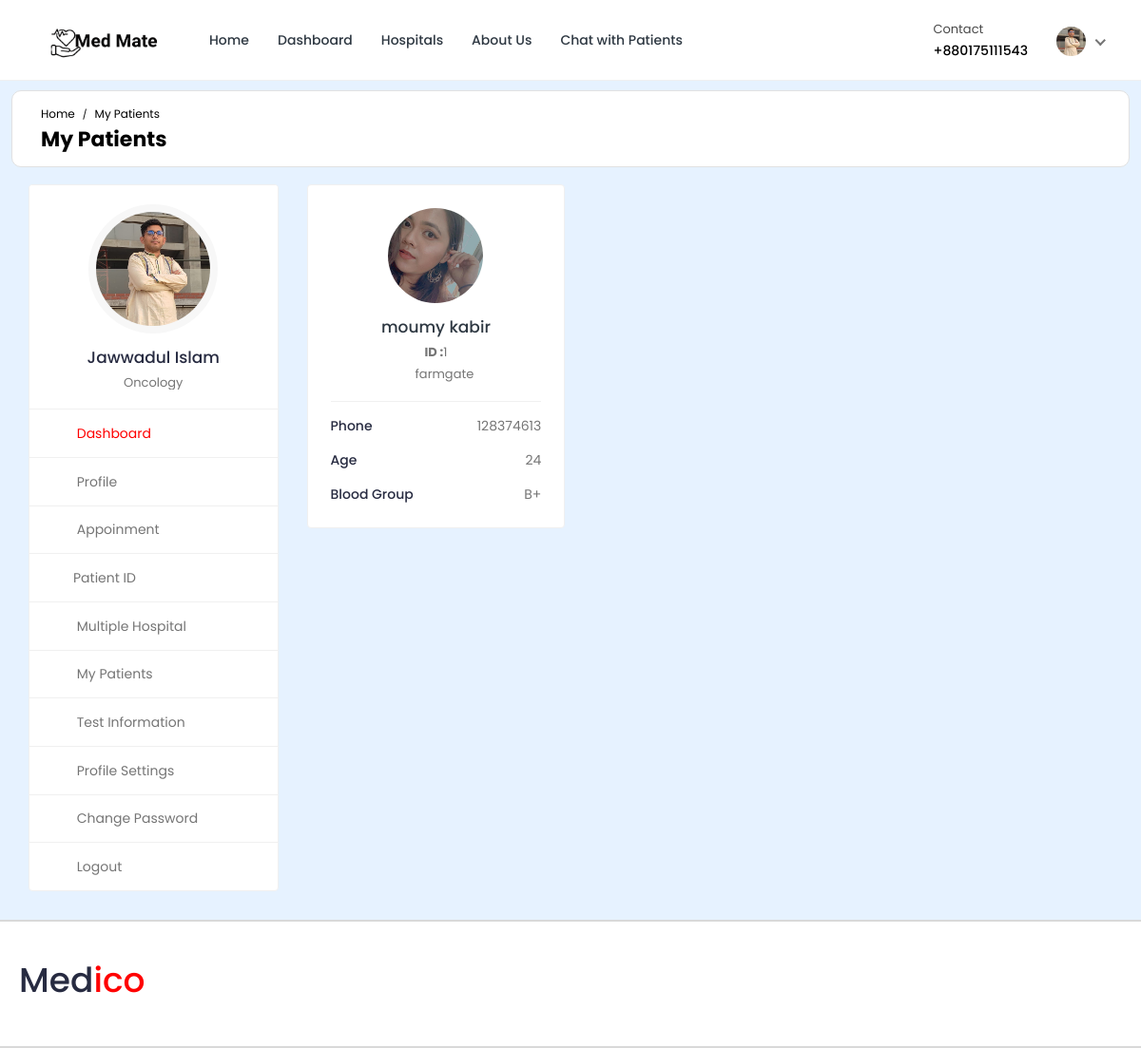
Page /doctor/my-patients/ (signed in) on the committed database.
### doctor/models.py (models this page shows, shortened)
class Doctor_Information(models.Model):
    DOCTOR_TYPE = (
        ('Cardiologists', 'Cardiologists'),
        ('Neurologists', 'Neurologists'),
        ('Pediatricians', 'Pediatricians'),
        ('Physiatrists', 'Physiatrists'),
        ('Dermatologists', 'Dermatologists'),
    )
    doctor_id = models.AutoField(primary_key=True)
    user = models.OneToOneField(User, on_delete=models.CASCADE, null=True, blank=True, related_name='profile')
    name = models.CharField(max_length=200, null=True, blank=True)
    username = models.CharField(max_length=200, null=True, blank=True)
    gender = models.CharField(max_length=200, null=True, blank=True)
    description = models.TextField(max_length=1000, null=True, blank=True)
    department = models.CharField(max_length=200, choices=DOCTOR_TYPE, null=True, blank=True)
    department_name = models.ForeignKey(hospital_department, on_delete=models.SET_NULL, null=True, blank=True)
    specialization = models.ForeignKey(specialization, on_delete=models.SET_NULL, null=True, blank=True)
    featured_image = models.ImageField(upload_to='doctors/', default='doctors/user-default.png', null=True, blank=True)
    certificate_image = models.ImageField(upload_to='doctors_certificate/', default='doctors_certificate/default.png', null=True, blank=True)
    email = models.EmailField(max_length=200, null=True, blank=True)
    phone_number = models.CharField(max_length=200, null=True, blank=True)
    nid = models.CharField(max_length=200, null=True, blank=True)
    visiting_hour = models.CharField(max_length=200, null=True, blank=True)
    consultation_fee = models.IntegerField(null=True, blank=True)
    report_fee = models.IntegerField(null=True, blank=True)
    dob = models.CharField(max_length=200, null=True, blank=True)
    institute = models.CharField(max_length=200, null=True, blank=True)
    degree = models.CharField(max_length=200, null=True, blank=True)
    completion_year = models.CharField(max_length=200, null=True, blank=True)
    work_place = models.CharField(max_length=200, null=True, blank=True)
    designation = models.CharField(max_length=200, null=True, blank=True)
    start_year = models.CharField(max_length=200, null=True, blank=True)
    end_year = models.CharField(max_length=200, null=True, blank=True)
    register_status =  models.CharField(max_length=200, null=True, blank=True)
    hospital_name = models.ForeignKey(Hospital_Information, on_delete=models.SET_NULL, null=True, blank=True)

class Appointment(models.Model):
    APPOINTMENT_TYPE = (
        ('report', 'report'),
        ('checkup', 'checkup'),
    )
    APPOINTMENT_STATUS = (
        ('pending', 'pending'),
        ('confirmed', 'confirmed'),
        ('cancelled', 'cancelled'),
    )
    id = models.AutoField(primary_key=True)
    date = models.DateField(null=True, blank=True)
    time = models.CharField(max_length=200, null=True, blank=True)
    doctor = models.ForeignKey(Doctor_Information, on_delete=models.CASCADE, null=True, blank=True)
    patient = models.ForeignKey(Patient, on_delete=models.CASCADE, null=True, blank=True)
    appointment_type = models.CharField(max_length=200, choices=APPOINTMENT_TYPE)
    appointment_status = models.CharField(max_length=200, choices=APPOINTMENT_STATUS)
    serial_number = models.CharField(max_length=200, null=True, blank=True)
    payment_status = models.CharField(max_length=200, null=True, blank=True, default='pending')
    transaction_id = models.CharField(max_length=255, null=True, blank=True)
    message = models.CharField(max_length=255, null=True, blank=True)

### hospital_admin/models.py (models this page shows, shortened)
class specialization(models.Model):
    specialization_id = models.AutoField(primary_key=True)
    specialization_name = models.CharField(max_length=200, null=True, blank=True)
    hospital = models.ForeignKey(Hospital_Information, on_delete=models.CASCADE, null=True, blank=True)

### hospital/models.py (models this page shows, shortened)
class Patient(models.Model):
    patient_id = models.AutoField(primary_key=True)
    user = models.OneToOneField(User, on_delete=models.CASCADE, null=True, blank=True, related_name='patient')
    name = models.CharField(max_length=200, null=True, blank=True)
    username = models.CharField(max_length=200, null=True, blank=True)
    age = models.IntegerField(null=True, blank=True)
    email = models.EmailField(max_length=200, null=True, blank=True)
    phone_number = models.IntegerField(null=True, blank=True)
    address = models.CharField(max_length=200, null=True, blank=True)
    featured_image = models.ImageField(upload_to='patients/', default='patients/user-default.png', null=True, blank=True)
    blood_group = models.CharField(max_length=200, null=True, blank=True)
    history = models.CharField(max_length=200, null=True, blank=True)
    dob = models.CharField(max_length=200, null=True, blank=True)
    nid = models.CharField(max_length=200, null=True, blank=True)
    serial_number = models.CharField(max_length=200, null=True, blank=True)
    login_status = models.CharField(max_length=200, null=True, blank=True, default="offline")

### doctor/views.py (the view)
# urls.py: path('my-patients/', views.my_patients, name='my-patients'),
@csrf_exempt
@login_required(login_url="doctor-login")
def my_patients(request):
    if request.user.is_doctor:
        doctor = Doctor_Information.objects.get(user=request.user)
        appointments = Appointment.objects.filter(doctor=doctor).filter(appointment_status='confirmed')
    else:
        redirect('doctor-logout')
    context = {'doctor': doctor, 'appointments': appointments}
    return render(request, 'my-patients.html', context)

### templates/my-patients.html (shortened to what this page needs)
{% load static %}
<!DOCTYPE html>
<html lang="en">
<head>
		<link rel="stylesheet" href="{% static 'MedTech-System/css/Normal/bootstrap.min.css' %}">
		<link rel="stylesheet" href="{% static 'MedTech-System/plugins/Normal/fontawesome/css/fontawesome.min.css' %}">
		<link rel="stylesheet" href="{% static 'MedTech-System/plugins/Normal/fontawesome/css/all.min.css' %}">
		<link rel="stylesheet" href="{% static 'MedTech-System/css/Normal/style.css' %}">
	</head>
	<body>
		<div class="main-wrapper">
			<header class="header">{% include 'doctor-navbar.html' %}</header>
			<div class="breadcrumb-bar">
				<div class="container-fluid">
					<div class="row align-items-center">
						<div class="col-md-12 col-12">
							<nav aria-label="breadcrumb" class="page-breadcrumb">
								<ol class="breadcrumb">
									<li class="breadcrumb-item"><a href="{% url 'doctor-dashboard' %}">Home</a></li>
									<li class="breadcrumb-item active" aria-current="page">My Patients</li>
								</ol>
							</nav>
							<h2 class="breadcrumb-title">My Patients</h2>
						</div>
					</div>
				</div>
			</div>
			<div class="content">
				<div class="container-fluid">
					<div class="row">
						<div class="col-md-5 col-lg-4 col-xl-3 theiaStickySidebar">
							<div>{% include 'doctor-sidebar.html' %}</div>
						</div>
						<div class="col-md-7 col-lg-8 col-xl-9">
							<div class="row row-grid">
								{% for appointment in appointments %}
								<div class="col-md-6 col-lg-4 col-xl-3">
									<div class="card widget-profile pat-widget-profile">
										<div class="card-body">
											<div class="pro-widget-content">
												<div class="profile-info-widget">
													<a href="{% url 'patient-profile' pk=appointment.patient.patient_id %}" class="booking-doc-img">
														<img src="{{appointment.patient.featured_image.url}}" alt="User Image">
													</a>
													<div class="profile-det-info">
														<h3><a href="{% url 'patient-profile' pk=appointment.patient.patient_id %}">{{appointment.patient.name}}</a></h3>
														<div class="patient-details">
															<h5><b>ID :</b>{{appointment.patient.patient_id}}</h5>
															<h5 class="mb-0"><i class="fas fa-map-marker-alt"></i>{{appointment.patient.address}}</h5>
														</div>
													</div>
												</div>
											</div>
											<div class="patient-info">
												<ul>
													<li>Phone <span>{{appointment.patient.phone_number}}</span></li>
													<li>Age <span>{{appointment.patient.age}}</span></li>
													<li>Blood Group <span>{{appointment.patient.blood_group}}</span></li>
												</ul>
											</div>
										</div>
									</div>
								</div>
								{% endfor %}
							</div>
						</div>
					</div>
				</div>
			</div>
			{% include 'footer.html' %}
		</div>
	</body>
</html>

### templates/doctor-navbar.html (shortened to what this page needs)
{% load static %}
<nav class="navbar navbar-expand-lg header-nav">
  <div class="navbar-header">
    <a href="{% url 'hospital_home'%}" class="navbar-brand logo">
      <img
        src="..\images\logo\Med Mate_transparent.png"
        class="img-fluid"
        alt="Logo"
      />
    </a>
  </div>
  <div class="main-menu-wrapper">
    <ul class="main-nav">
      <li>
        <a href="{% url 'hospital_home'%}">Home</a>
      </li>
      <li>
        <a href="{% url 'doctor-dashboard'%}">Dashboard</a>
      </li>
      <li><a href="{% url 'multiple-hospital' %}" style="text-decoration: none;">Hospitals</a></li>
      <li>
        <a href="{% url 'about-us'%}">About Us</a>
      </li>
      <li>
        <a href="{% url 'chat-home' pk=user.id %}">Chat with Patients</a>
      </li>
    </ul>
  </div>
  <ul class="nav header-navbar-rht">
    <li class="nav-item contact-item">
      <div class="header-contact-img">
        <i class="far fa-hospital"></i>
      </div>
      <div class="header-contact-detail">
        <p class="contact-header">Contact</p>
        <p class="contact-info-header">+88{{doctor.phone_number}}</p>
      </div>
    </li>
    <li class="nav-item dropdown has-arrow logged-item">
      <a href="#" class="dropdown-toggle nav-link" data-toggle="dropdown">
        <span class="user-img">
          <img
            class="rounded-circle"
            src="{{ doctor.featured_image.url }}"
            width="31"
            alt="Darren Elder"
          />
        </span>
      </a>
    </li>
  </ul>
</nav>

### templates/doctor-sidebar.html (shortened to what this page needs)
{% load static %}
<div class="profile-sidebar">
  <div class="widget-profile pro-widget-content">
    <div class="profile-info-widget">
      <a href="#" class="booking-doc-img">
        <img
          src="{{ doctor.featured_image.url }}"
          alt="User Image"
        />
      </a>
      <div class="profile-det-info">
        <h3>{{ doctor.name }}</h3>
        <div class="patient-details">
          <h5 class="mb-0">{{doctor.specialization.specialization_name}}</h5>
        </div>
      </div>
    </div>
  </div>
  <div class="dashboard-widget">
    <nav class="dashboard-menu sidebar">
      <ul>
        <li class="active">
          <a href="{% url 'doctor-dashboard' %}">
            <i class="fas fa-columns"></i>
            <span>Dashboard</span>
          </a>
        </li>
        <li>
        <a href="{% url 'doctor-profile' pk=doctor.doctor_id %}">
          <i class="fas fa-user"></i>
          <span>Profile</span>
        </a>
      </li>
        <li>
          <a href="{% url 'appointments'%}">
            <i class="fas fa-user-circle"></i>
            <span>Appoinment</span>
          </a>
        </li>
        <li class="nav-item has-submenu">
            <a href="#" class="nav-link"><i class="fas fa-search"></i><span>Patient ID</span></a>
        </li>
        <li>
          <a href="{% url 'multiple-hospital' %}">
            <i class="fas fa-hospital"></i>
            <span>Multiple Hospital</span>
          </a>
      </li>
        <li>
          <a href="{% url 'my-patients' %}">
            <i class="fas fa-user-injured"></i>
            <span>My Patients</span>
          </a>
        </li>
        <li>
          <a href="{% url 'doctor-test-list'%}" target="_blank">
            <i class="fas fa-hourglass-start"></i>
            <span>Test Information</span>
          </a>
        </li>
        <li>
          <a
            href="{% url 'doctor-profile-settings' %}"
          >
            <i class="fas fa-user-cog"></i>
            <span>Profile Settings</span>
          </a>
        </li>
        <li>
          <a href="{% url 'doctor-change-password' pk=user.id%}">
            <i class="fas fa-lock"></i>
            <span>Change Password</span>
          </a>
        </li>
        <li>
          <a href="{% url 'doctor-logout'%}">
            <i class="fas fa-sign-out-alt"></i>
            <span>Logout</span>
          </a>
        </li>
      </ul>
    </nav>
  </div>
</div>

### rows in the picture
Doctor_Information: phone_number "0175111543", featured_image (picture), name "Jawwadul Islam", specialization.specialization_name "Oncology"
Appointment: patient.featured_image (picture), patient.name "moumy kabir", patient.patient_id "1", patient.address "farmgate", patient.phone_number "128374613", patient.age "24", patient.blood_group "B+"
